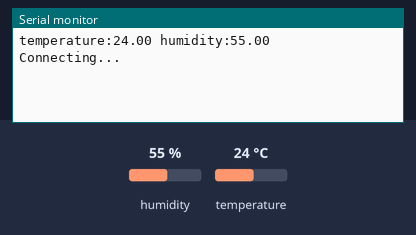
A sketch run on a simulated Arduino Uno, built with avr-gcc and run on an emulated ATmega328P. Shown: the last lines printed to the serial monitor. The inputs (shaded band) are chosen by the test bench; at power-on: humidity 55 %, temperature 24 °C. WiFi joins after 1.5 s; servers stay silent unless stated; uploads are accepted with an empty reply.

Above: at 2.2 s.
2.3 s: humidity set to 22 %
At 2.3 s:
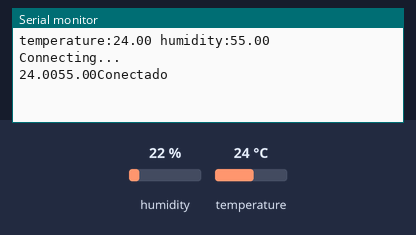
9.3 s: temperature set to 12 °C
At 14.4 s:
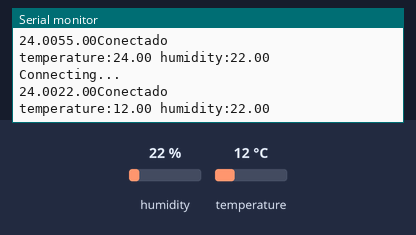
16.3 s: humidity set to 40 %
At 21.4 s:
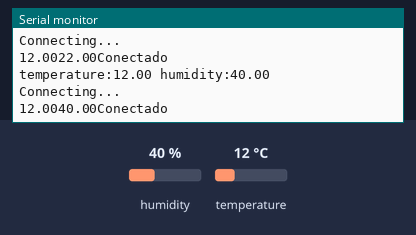
Timing chart, 0 to 22.9 s (numbered marks = the images above; inputs shaded):
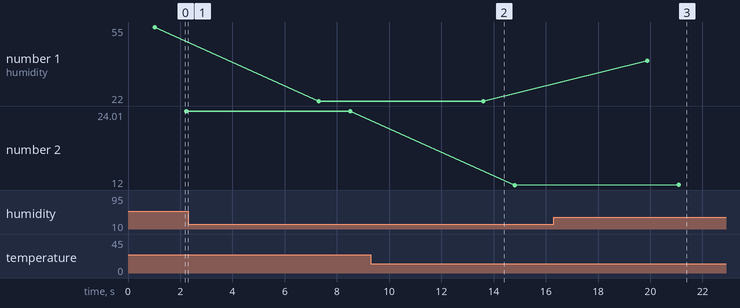

Measured:
- after the input at 9.3 s, the serial monitor: prints a new line after 4.3 s (image 2)
- after the input at 16.3 s, the serial monitor: prints a new line after 3.6 s (image 3)
- plotted number 1: 55 → 22 after the input at 2.3 s, 22 → 40 after the input at 16.3 s
- plotted number 2: 24.01 → 24 after the input at 2.3 s, 24 → 12 after the input at 9.3 s, 12 → 12 after the input at 16.3 s

The sketch:

temperaturatutorial.ino
```cpp
#include <DHT11.h>
#include <Ethernet.h>
#include <SPI.h>


// Configuracion del Ethernet Shield
byte mac[] = {0xDE, 0xAD, 0xBE, 0xEF, 0xFF, 0xEE}; // Direccion MAC
byte ip[] = {192,168,0,110};
byte server[] = {192,168,0,108};
EthernetClient client;
int pin=7;
DHT11 dht11(pin);

//int analog_pin = 0;

void setup(void) {
   Serial.begin(115200);
  Ethernet.begin(mac, ip); // Inicializamos el Ethernet Shield
  delay(1000); // Esperamos 1 segundo de cortesia
}

void loop(void) {
  int err;
  float temp, humi;
  if((err=dht11.read(humi, temp))==0)
  {
    Serial.print("temperature:");
    Serial.print(temp);
    Serial.print(" humidity:");
    Serial.print(humi);
    Serial.println();
  }
  else
  {
    Serial.println();
    Serial.print("Error No :");
    Serial.print(err);
    Serial.println();
  }
  delay(DHT11_RETRY_DELAY); //delay for reread

  //Display in Serial Monitor
 // Serial.print(temp); //Return temperature to Monitor
//  Serial.println(" oC");
 // Serial.print(humi); //Return temperature to Monitor
//  Serial.println(" H");

  // Proceso de envio de muestras al servidor
  Serial.println("Connecting...");
  if (client.connect(server, 90)>0) {  // Conexion con el servidor
    client.print("GET ");
    client.print("/tutorial/iot.php?temp="); // Enviamos los datos por GET
    client.print(temp);
    Serial.print(temp);
    client.print("GET ");
    client.print("/tutorial/iot2.php?humi="); // Enviamos los datos por GET
    client.print(humi);
    Serial.print(humi);

    client.println(" HTTP/1.0");
    client.println("User-Agent: Arduino 1.0");
    client.println();
    Serial.println("Conectado");
  } else {
    Serial.println("Fallo en la conexion");
  }
  if (!client.connected()) {
    Serial.println("Disconnected!");
  }
  client.stop();
  client.flush();
  delay(5000); // Espero un minuto antes de tomar otra muestra
}
```
